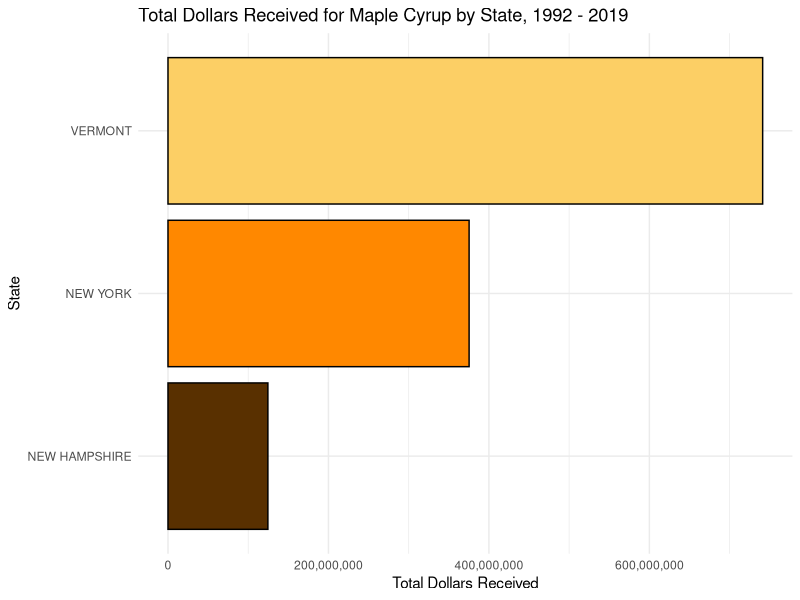
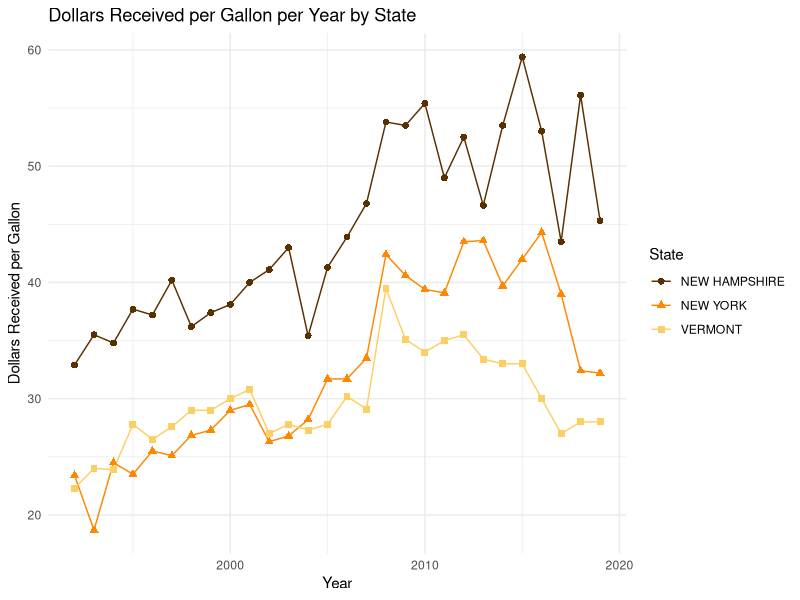
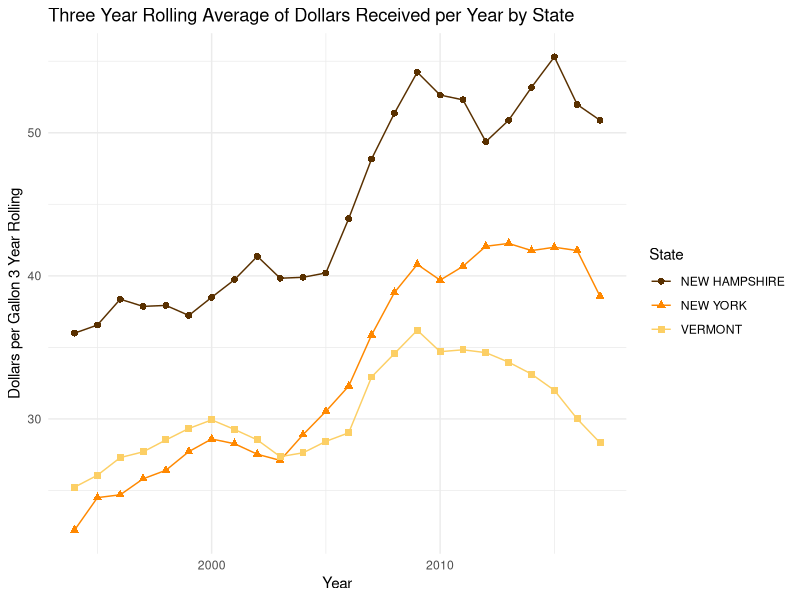
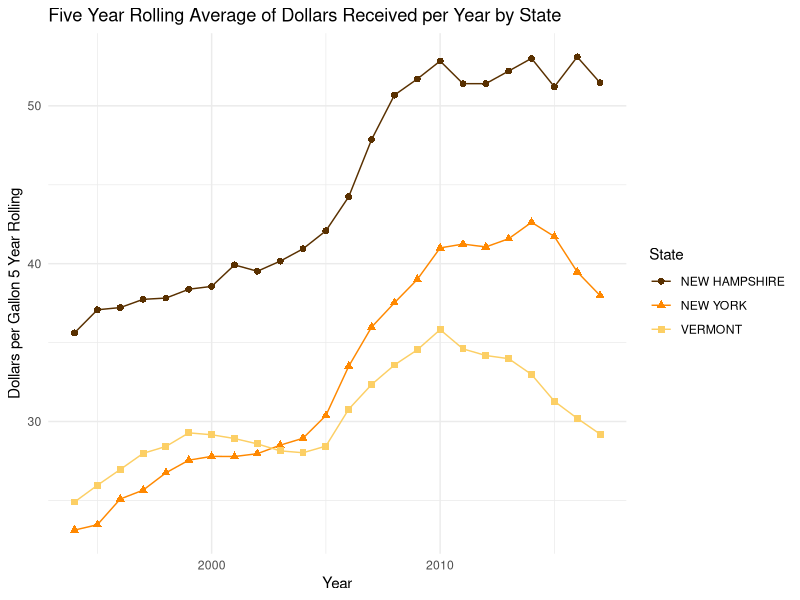
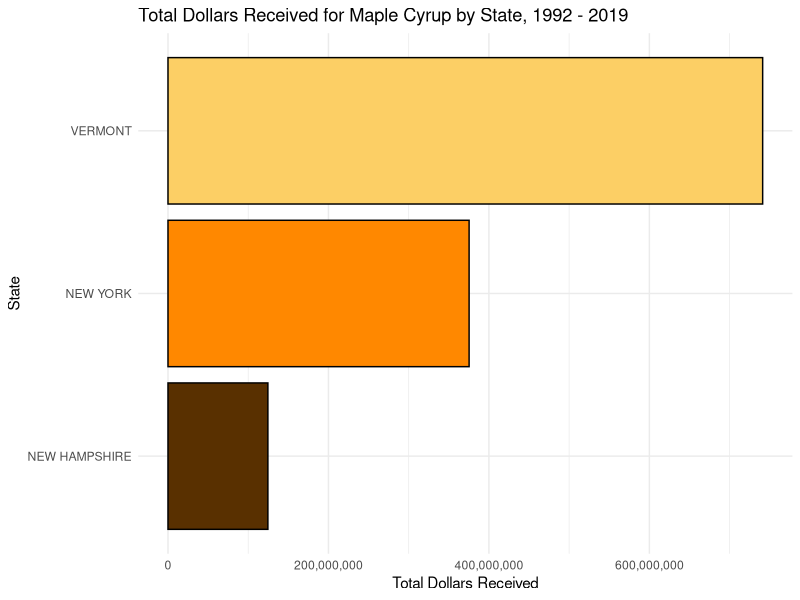
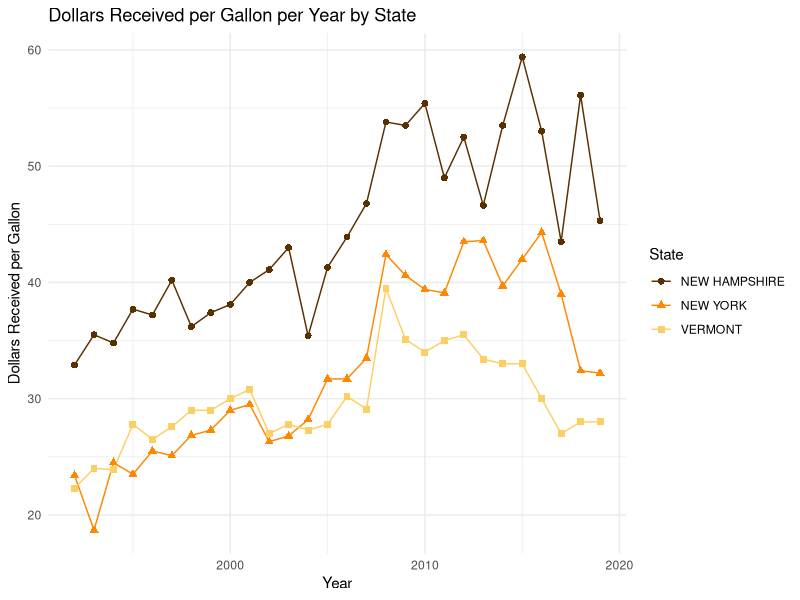
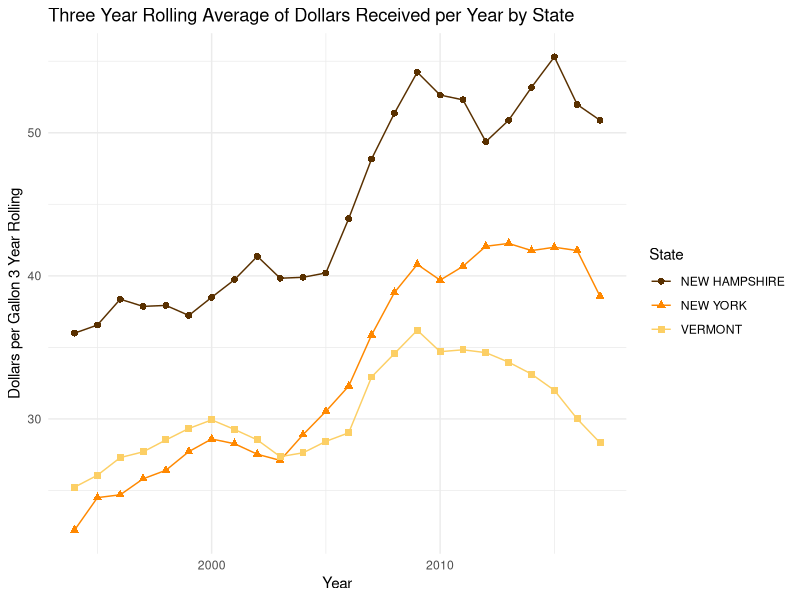
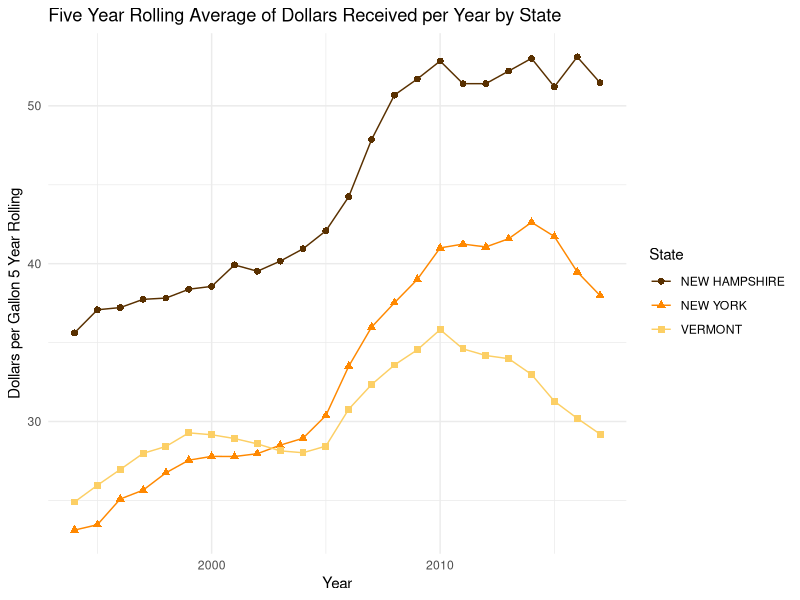

Generate these figures, in order, with R:
## ---- chunk 1
library(tidyverse)
library(zoo)
ms_data <- read.csv(file = 'data/Z1151_2815_EABP1E.csv')
## ---- chunk 2
sums <- ms_data %>% #here we create a new dataframe called sums. This is so that we can call this dataframe to create our bar chart
        group_by(State) %>% 
        summarise_at(vars(ProductionInDollars), funs(sum(., na.rm=TRUE))) #this creates our new sum value for dollars received per state

bar_01 <- ggplot(data = sums, mapping = aes(x = State, y = ProductionInDollars)) + 
                                                           geom_bar(stat = "identity", colour = "black", fill = c("#593000", "#ff8800", "#fccf65")) + 
                                                           xlab("State") +
                                                           ylab("Total Dollars Received") +
                                                           scale_y_continuous(labels = scales::comma) + 
                                                           coord_flip() +
                                                           ggtitle("Total Dollars Received for Maple Cyrup by State, 1992 - 2019") +
                                                           theme_minimal() 
                                                           #here we have created our scales and filled them with our data
                                                           
print(bar_01)
ggsave(filename = file.path("images","bar_01.png"))
## ---- chunk 3
line_01 <- ggplot(data = ms_data, mapping = aes(x = Year, y = PriceReceivedDollarsPerGallon, #here we create our graph upon which data layers will be added
                                                              colour = State, #colouring by state for clarity
                                                              shape = State)) #state dependent shapes for visually impaired individuals
line_01 <- line_01 + geom_line() +
           geom_point(size = 2) +
           xlab("Year") + ylab("Dollars Received per Gallon") +
           scale_colour_manual(values = c("#593000", "#ff8800", "#fccf65")) +
           scale_y_continuous(labels = scales::comma) +
           ggtitle("Dollars Received per Gallon per Year by State") +
           theme_minimal()

print(line_01)
ggsave(filename = file.path("images","line_01.png"))
## ---- chunk 4
ms_data_rolling <- ms_data %>% group_by(State) %>% #group by state to avoid our rolling avg containing data from other states. New dataframe created
                               mutate(price_received_03 = rollmean(PriceReceivedDollarsPerGallon, k = 3, fill = 0), #rollmean computes our rolling avg
                                      price_received_05 = rollmean(PriceReceivedDollarsPerGallon, k = 5, fill = 0))
ms_data_rolling <- filter(ms_data_rolling, price_received_03 > 0) #we retain only values > 0, otherwise our lines will droop at the ends
ms_data_rolling <- filter(ms_data_rolling, price_received_05 > 0)

line_02 <- ggplot(data = ms_data_rolling, mapping = aes(x = Year, y = price_received_03, 
                                                                      colour = State, 
                                                                      shape = State))
line_02 <- line_02 + geom_line() +
           geom_point(size = 2) +
           xlab("Year") + ylab("Dollars per Gallon 3 Year Rolling") +
           scale_colour_manual(values = c("#593000", "#ff8800", "#fccf65")) +
           scale_y_continuous(labels = scales::comma) +
           ggtitle("Three Year Rolling Average of Dollars Received per Year by State") +
           theme_minimal()
           
print(line_02)
ggsave(filename = file.path("images","line_02.png"))
## ---- chunk 5
line_03 <- ggplot(data = ms_data_rolling, mapping = aes(x = Year, y = price_received_05, 
                                                                      colour = State, 
                                                                      shape = State))
line_03 <- line_03 + geom_line() +
           geom_point(size = 2) +
           xlab("Year") + ylab("Dollars per Gallon 5 Year Rolling") +
           scale_colour_manual(values = c("#593000", "#ff8800", "#fccf65")) +
           scale_y_continuous(labels = scales::comma) +
           ggtitle("Five Year Rolling Average of Dollars Received per Year by State") +
           theme_minimal()
           
print(line_03)
ggsave(filename = file.path("images","line_03.png"))
